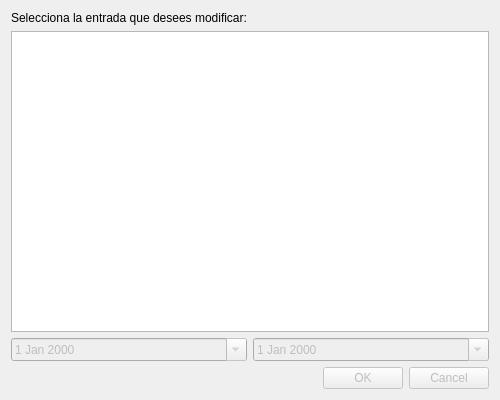
<?xml version="1.0" encoding="UTF-8"?>
<ui version="4.0">
 <class>Dialog</class>
 <widget class="QDialog" name="Dialog">
  <property name="geometry">
   <rect>
    <x>0</x>
    <y>0</y>
    <width>500</width>
    <height>400</height>
   </rect>
  </property>
  <property name="windowTitle">
   <string>Modificar fechas de una baja</string>
  </property>
  <layout class="QGridLayout" name="gridLayout">
   <item row="3" column="1">
    <widget class="QDialogButtonBox" name="buttonBox">
     <property name="enabled">
      <bool>false</bool>
     </property>
     <property name="orientation">
      <enum>Qt::Horizontal</enum>
     </property>
     <property name="standardButtons">
      <set>QDialogButtonBox::Cancel|QDialogButtonBox::Ok</set>
     </property>
     <property name="centerButtons">
      <bool>false</bool>
     </property>
    </widget>
   </item>
   <item row="0" column="1">
    <layout class="QVBoxLayout" name="verticalLayout">
     <item>
      <widget class="QLabel" name="label">
       <property name="text">
        <string>Selecciona la entrada que desees modificar:</string>
       </property>
      </widget>
     </item>
     <item>
      <widget class="QTableView" name="bajas_view">
       <property name="selectionMode">
        <enum>QAbstractItemView::SingleSelection</enum>
       </property>
       <property name="selectionBehavior">
        <enum>QAbstractItemView::SelectRows</enum>
       </property>
       <attribute name="verticalHeaderVisible">
        <bool>false</bool>
       </attribute>
      </widget>
     </item>
    </layout>
   </item>
   <item row="1" column="1">
    <layout class="QHBoxLayout" name="horizontalLayout">
     <item>
      <widget class="QDateEdit" name="inicio_dedit">
       <property name="enabled">
        <bool>false</bool>
       </property>
       <property name="calendarPopup">
        <bool>true</bool>
       </property>
      </widget>
     </item>
     <item>
      <widget class="QDateEdit" name="final_dedit">
       <property name="enabled">
        <bool>false</bool>
       </property>
       <property name="calendarPopup">
        <bool>true</bool>
       </property>
      </widget>
     </item>
    </layout>
   </item>
  </layout>
 </widget>
 <tabstops>
  <tabstop>bajas_view</tabstop>
  <tabstop>buttonBox</tabstop>
 </tabstops>
 <resources/>
 <connections>
  <connection>
   <sender>buttonBox</sender>
   <signal>rejected()</signal>
   <receiver>Dialog</receiver>
   <slot>reject()</slot>
   <hints>
    <hint type="sourcelabel">
     <x>325</x>
     <y>390</y>
    </hint>
    <hint type="destinationlabel">
     <x>286</x>
     <y>274</y>
    </hint>
   </hints>
  </connection>
 </connections>
</ui>
